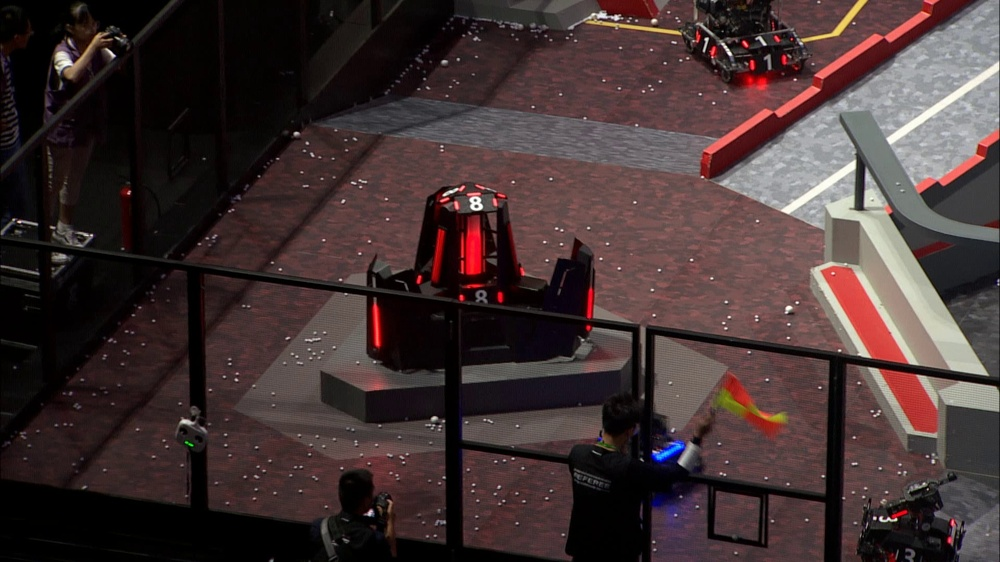
#> input picture DataSet/picture/picture1.jpg, 1000 x 562 px, shrunk from 1920 x 1080 before the run, given in place of smallDataset.mp4, which was not available
$ python Proposal.py
#> lines starting #> are read from the running program, lines starting #| are printed output that depends on the picture; after the words box and inside, x2 and y2 are one past the last pixel; in counts of white or black regions, pixels touching at a corner belong together; pictures that were not available may be replaced by others from this repository, and a replacement may not be noted
'''
Author: Thyssen Wen
Date: 2021-05-26 17:17:36
LastEditors: Thyssen Wen
LastEditTime: 2021-05-26 21:58:09
Description: proposal ROI python implement
FilePath: /DLLG-2021-BUG-CV/CVVerifyPython/Proposal.py
'''
import cv2
import numpy as np

video_path = './DataSet/smallDataset.mp4'
capture = cv2.VideoCapture(video_path)
kernel = np.ones((3,5),np.uint8)

fps = capture.get(cv2.CAP_PROP_FPS)
size = (int(capture.get(cv2.CAP_PROP_FRAME_WIDTH)), int(capture.get(cv2.CAP_PROP_FRAME_HEIGHT)))
video_writer = cv2.VideoWriter('./CVVerifyPython/outputVideo.mp4',cv2.VideoWriter_fourcc(*'mp4v'), fps, size)

while capture.isOpened():
    success,img=capture.read() # img 就是一帧图片
#> img is the input picture: shape (562, 1000, 3); mean B, G, R 50.6, 50.8, 66.5
    if not success:break # 当获取完最后一帧就结束
    # HSV
    hsv = cv2.cvtColor(img,cv2.COLOR_BGR2HSV)
#> hsv: shape (562, 1000, 3); mean H, S, V 68.1, 90.2, 67.3
    Lower = np.array([100, 50, 150])#要识别颜色的下限
    Upper = np.array([124, 255, 255])#要识别的颜色的上限
    mask = cv2.inRange(hsv, Lower, Upper)
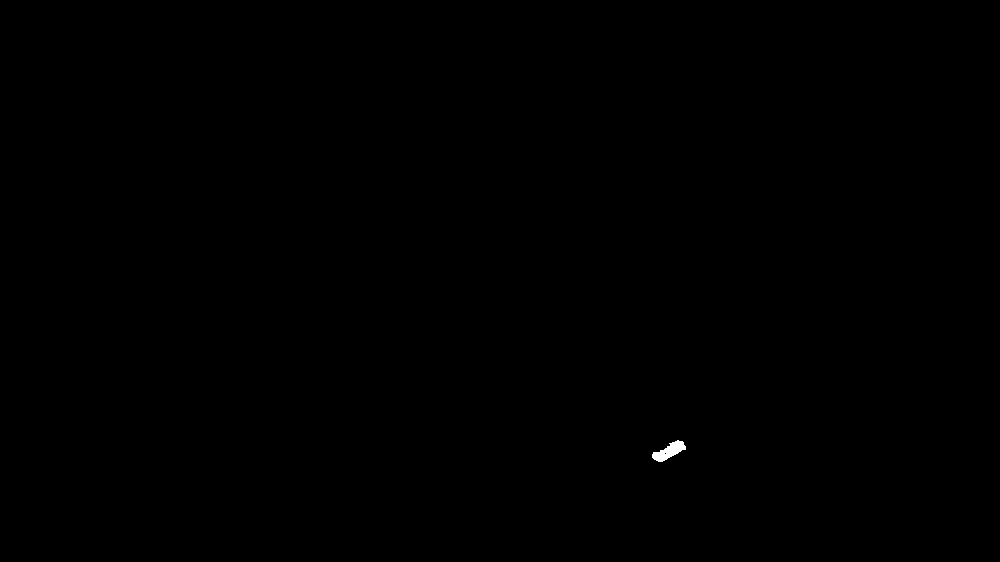
#> mask: shape (562, 1000); 0.07% white; 1 white region, box (x1, y1, x2, y2) and area: (652, 440, 686, 462) 366
    ret,binary = cv2.threshold(mask,0,255,cv2.THRESH_BINARY)
    erosion = cv2.erode(binary,kernel)
#> erosion: shape (562, 1000); 0.04% white; 1 white region, box (x1, y1, x2, y2) and area: (654, 442, 684, 461) 205
    dilation = cv2.dilate(erosion,kernel)
#> dilation: shape (562, 1000); 0.06% white; 1 white region, box (x1, y1, x2, y2) and area: (652, 441, 686, 462) 363
    dilation = cv2.dilate(dilation,kernel)
#> dilation: shape (562, 1000); 0.09% white; 1 white region, box (x1, y1, x2, y2) and area: (650, 440, 688, 463) 524
    erosion = cv2.erode(dilation,kernel)
#> erosion: shape (562, 1000); 0.06% white; 1 white region

    contours, hierarchy = cv2.findContours(erosion,cv2.RETR_EXTERNAL,cv2.CHAIN_APPROX_SIMPLE)
#> contours = 1 contour; box (x1, y1, x2, y2) and area: (652, 441, 686, 462) 324
    for i in contours:#遍历所有的轮廓
        x,y,w,h = cv2.boundingRect(i)#将轮廓分解为识别对象的左上角坐标和宽、高
        #在图像上画上矩形（图片、左上角坐标、右下角坐标、颜色、线条宽度）
        cv2.rectangle(img,(x,y),(x+w,y+h),(0,255,),3)
#> this loop made 1 pass
#> (x, y, w, h) on pass 1: (652, 441, 34, 21)
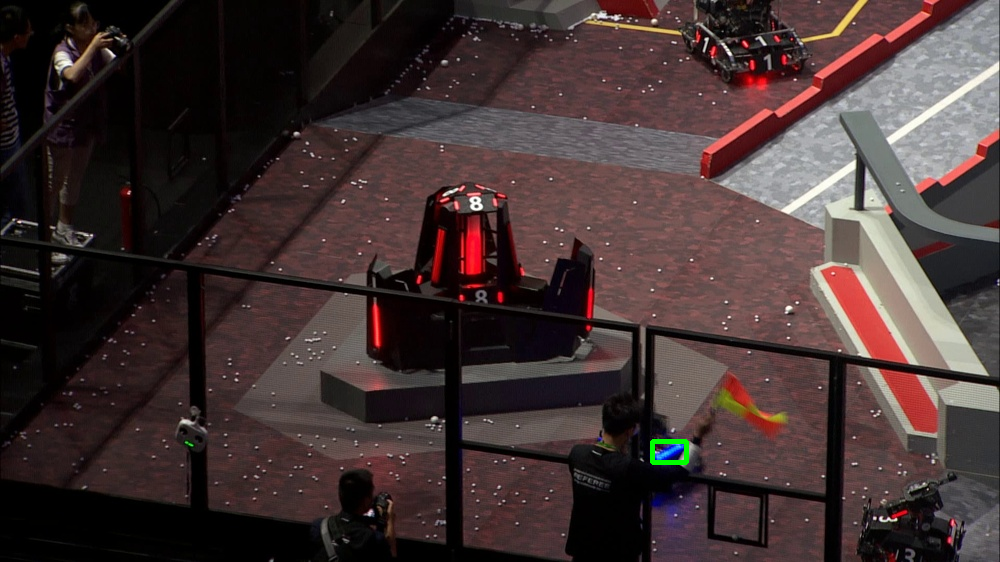
#> img: shape (562, 1000, 3); 0.1% of pixels changed, all inside (x1, y1, x2, y2) = (650, 439, 689, 465)
    video_writer.write(img)

video_writer.release()
capture.release()

$ run again, on DataSet/picture/picture3.jpg
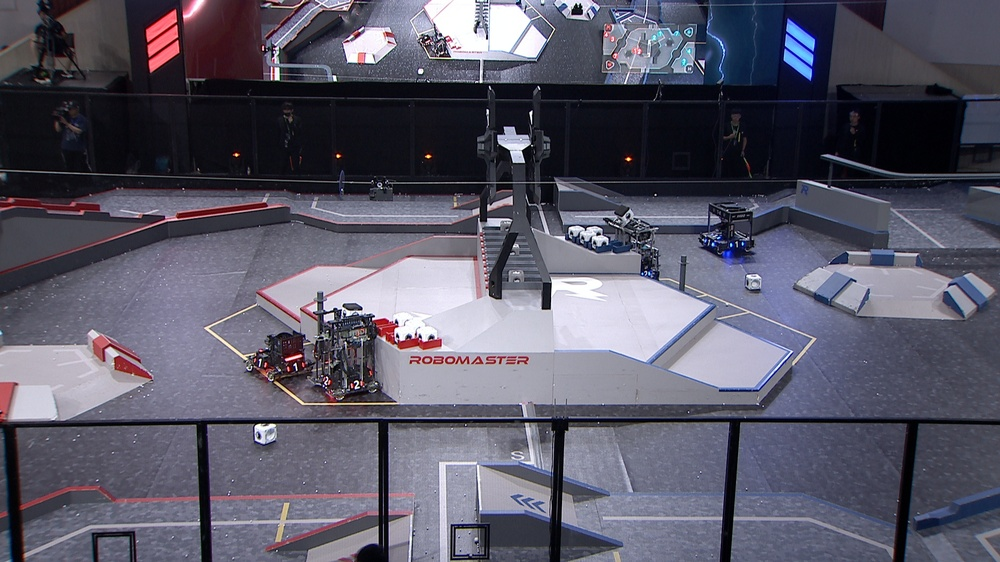
#> input picture DataSet/picture/picture3.jpg, 1000 x 562 px, shrunk from 1920 x 1080 before the run, given in place of smallDataset.mp4, which was not available
#> img is the input picture: shape (562, 1000, 3); mean B, G, R 103.1, 87.9, 89.7
#> hsv: shape (562, 1000, 3); mean H, S, V 120.9, 65.5, 105.3
#> `mask = cv2.inRange(hsv, Lower, Upper)`:
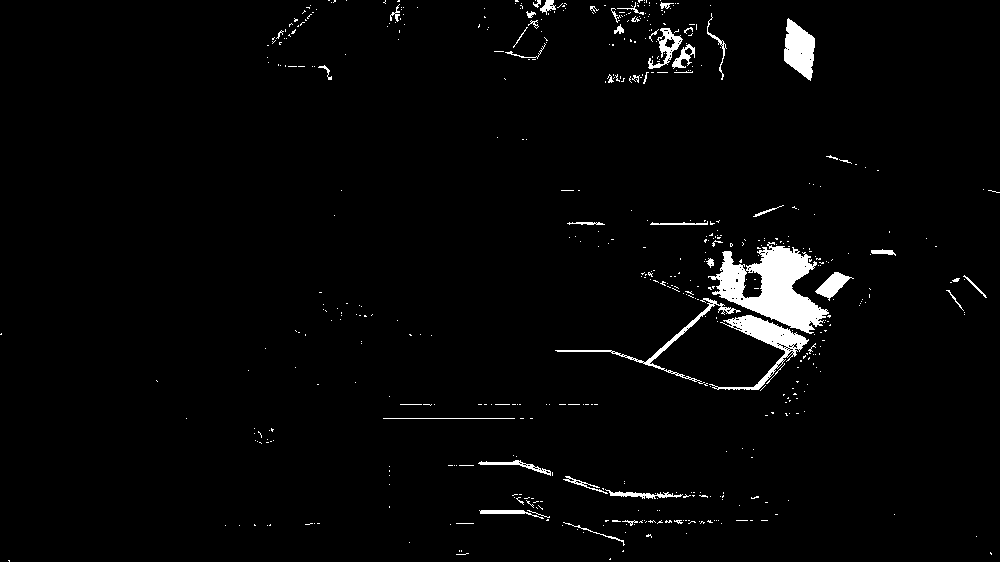
#> mask: shape (562, 1000); 2.6% white; 536 white regions (485 under 20 px), largest, box (x1, y1, x2, y2) and area: (708, 242, 829, 334) 5093, (709, 315, 809, 390) 1732, (784, 18, 815, 81) 1277
#> contours = 23 contours, 10 with area under 20; largest, box (x1, y1, x2, y2) and area: (717, 246, 827, 332) 4586, (784, 20, 815, 78) 1202, (734, 315, 807, 349) 1094, (816, 272, 849, 297) 424, (659, 31, 681, 52) 268
#> the loop `for i in contours:#遍历所有的轮廓` made 23 passes
#> (x, y, w, h) on passes 1, 3, 5, 6, 9, 11, 13, 14: (480, 510, 45, 4), (610, 492, 43, 6), (480, 461, 39, 4), (751, 377, 17, 13), (734, 315, 73, 34), (816, 272, 33, 25), (871, 250, 22, 5), (717, 246, 110, 86)
#> after the loop `for i in contours:#遍历所有的轮廓`:
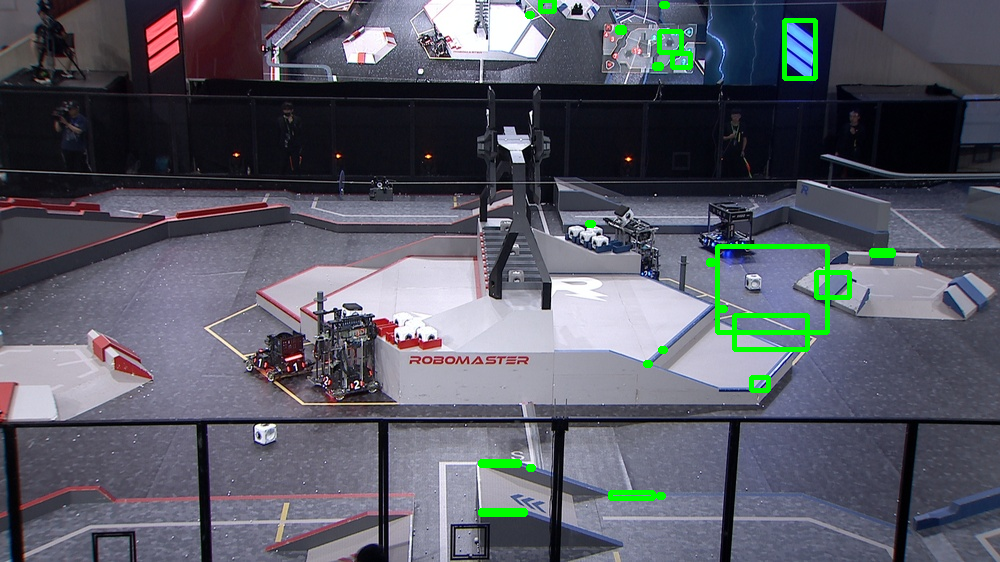
#> img: shape (562, 1000, 3); 1.41% of pixels changed, all inside (x1, y1, x2, y2) = (478, 0, 896, 517)

$ run again, on DataSet/picture/picture4.jpg
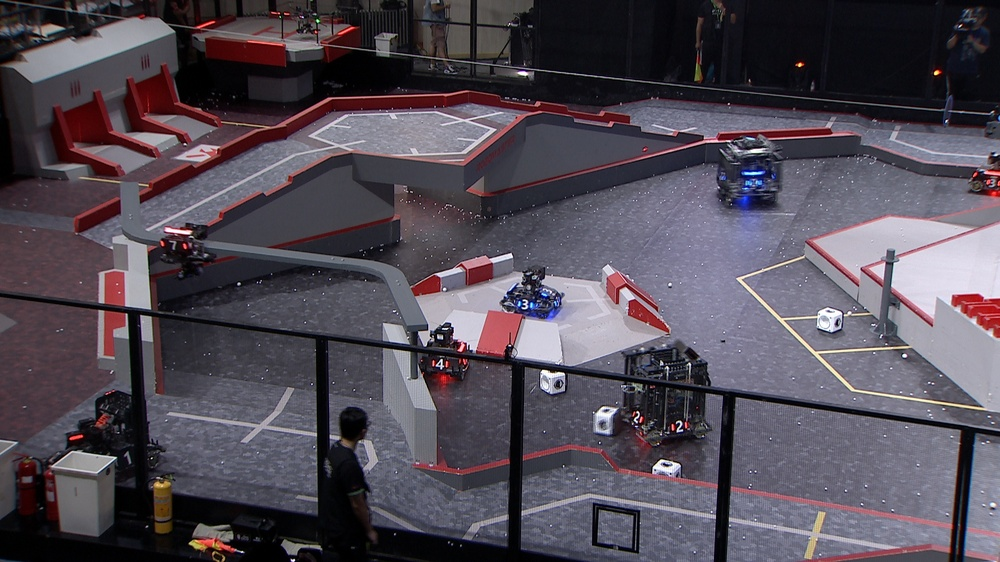
#> input picture DataSet/picture/picture4.jpg, 1000 x 562 px, shrunk from 1920 x 1080 before the run, given in place of smallDataset.mp4, which was not available
#> img is the input picture: shape (562, 1000, 3); mean B, G, R 85.3, 75.1, 82.3
#> hsv: shape (562, 1000, 3); mean H, S, V 121.9, 62.2, 91
#> `mask = cv2.inRange(hsv, Lower, Upper)`:
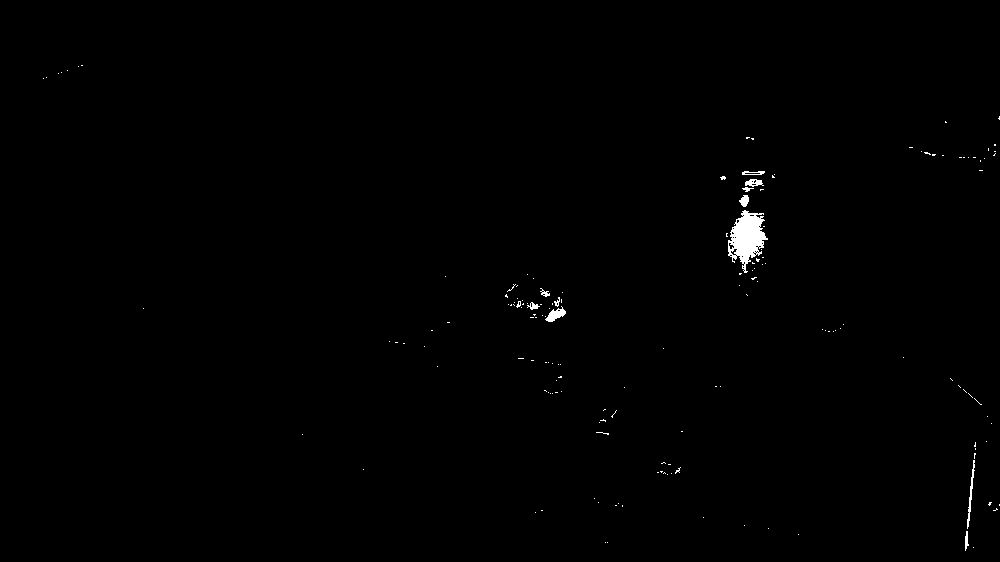
#> mask: shape (562, 1000); 0.46% white; 162 white regions (151 under 20 px), largest, box (x1, y1, x2, y2) and area: (728, 210, 768, 273) 1367, (545, 306, 566, 322) 163, (967, 460, 975, 529) 147
#> contours = 5 contours, 1 with area under 20; largest, box (x1, y1, x2, y2) and area: (731, 211, 766, 262) 1046, (546, 310, 566, 322) 122, (740, 197, 749, 206) 53, (745, 180, 762, 185) 53
#> the loop `for i in contours:#遍历所有的轮廓` made 5 passes
#> (x, y, w, h) on passes 1, 3, 4, 5: (546, 310, 20, 12), (731, 211, 35, 51), (740, 197, 9, 9), (745, 180, 17, 5)
#> after the loop `for i in contours:#遍历所有的轮廓`:
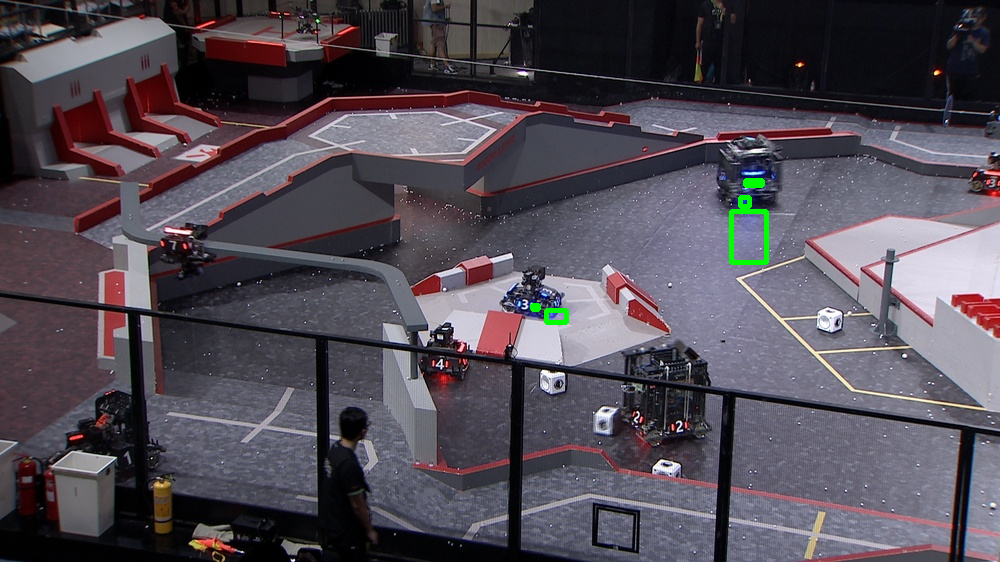
#> img: shape (562, 1000, 3); 0.29% of pixels changed, all inside (x1, y1, x2, y2) = (530, 178, 769, 325)
